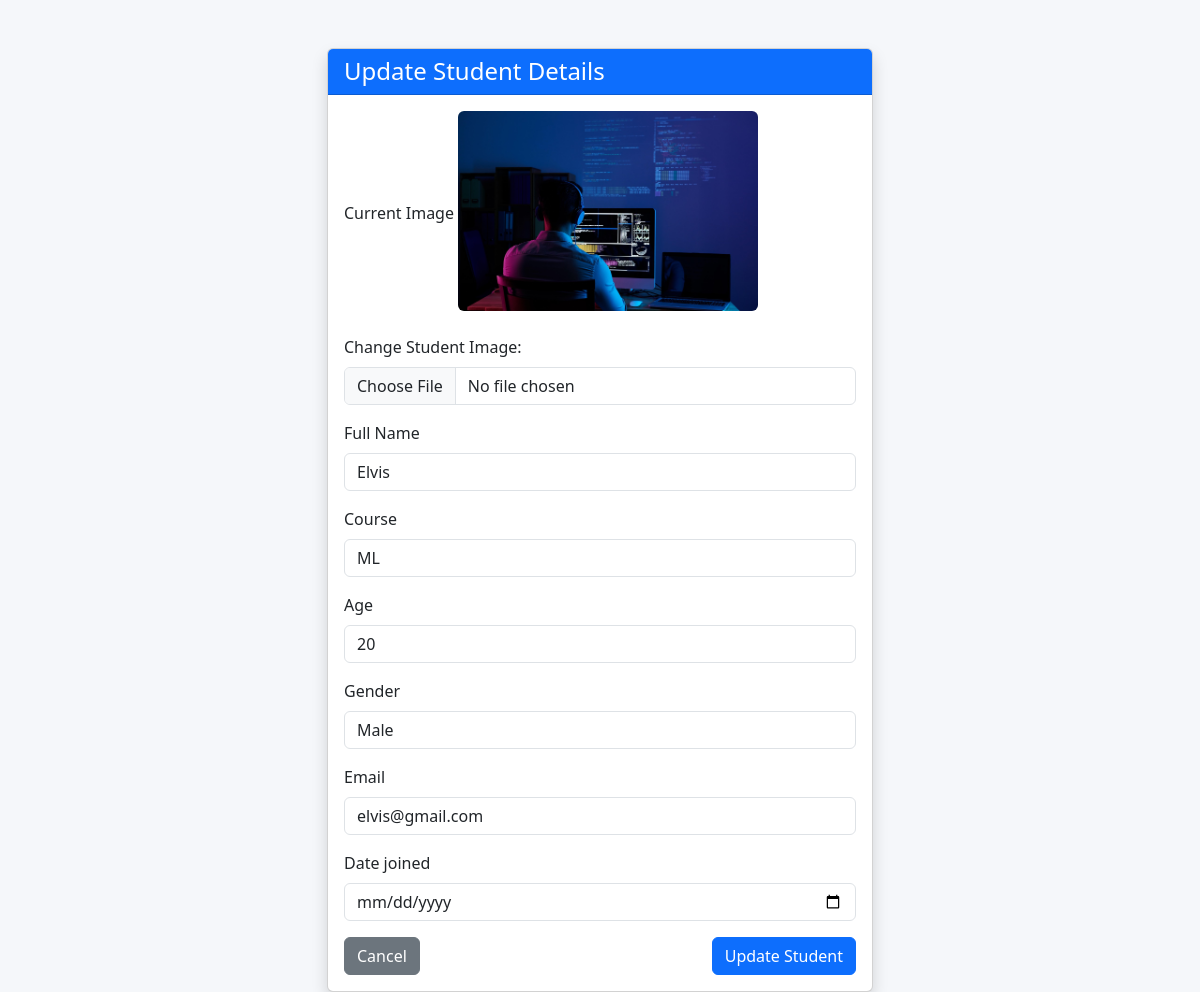
/updatestudent/26/, run on the app's committed database.
### Dashboard/models.py (models this page shows, shortened)
class Student(models.Model):
    image = models.ImageField(upload_to='students/', null=True, blank=True)
    name = models.CharField(max_length=20)
    email = models.EmailField()
    date = models.DateField(null=True)
    name = models.CharField(max_length=20)
    course =models.CharField(max_length=30)
    age = models.IntegerField()
    gender = models.CharField(max_length=6,null=True)
    email = models.EmailField()
    date = models.DateField(null=True)

### Dashboard/views.py (the view, shortened to what this page needs)
# urls.py: path('updatestudent/<int:id>/',views.update_student, name='update_student'),
def update_student(request,id):
    student = get_object_or_404(Student, id=id)
    return render(request, 'update_student.html', {'student': student})

### Dashboard/templates/update_student.html (shortened to what this page needs)
{% load static %}
<!DOCTYPE html>
<html lang="en">
<head>
    <link href="https://cdn.jsdelivr.net/npm/bootstrap@5.3.0/dist/css/bootstrap.min.css" rel="stylesheet">
    <link rel="stylesheet" href="{% static 'css/main.css'%}">
</head>
<body>
<div class="container mt-5">
    <div class="row justify-content-center">
        <div class="col-md-6">
            <div class="card shadow">
                <div class="card-header bg-primary text-white">
                    <h4 class="mb-0">Update Student Details</h4>
                </div>
                <div class="card-body">
                    <form method="POST" enctype="multipart/form-data">
                        {% if student.image %}
                            <div class="mb-3">
                                <label class="form-label">Current Image</label>
                                <img src="{{ student.image.url }}" alt="" class="rounded mb-2" width="300">
                            </div>
                        {% endif %}
                        <div class="mb-3">
                           <label class="form-label">Change Student Image:</label>
                            <input type="file" name="image" class="form-control">
                        </div>
                        <div class="mb-3">
                            <label class="form-label">Full Name</label>
                            <input type="text" name="name" class="form-control" value="{{ student.name }}">
                        </div>
                        <div class="mb-3">
                            <label class="form-label">Course</label>
                            <input type="text" name="course" class="form-control" value="{{ student.course }}">
                        </div>
                        <div class="mb-3">
                            <label class="form-label">Age</label>
                            <input type="number" name="age" class="form-control" value="{{ student.age }}">
                        </div>
                        <div class="mb-3">
                            <label class="form-label">Gender</label>
                            <input type="text" name="gender" class="form-control" value="{{ student.gender }}">
                        </div>
                        <div class="mb-3">
                            <label class="form-label">Email</label>
                            <input type="email" name="email" class="form-control" value="{{ student.email }}">
                        </div>
                        <div class="mb-3">
                            <label class="form-label">Date joined</label>
                            <input type="date" name="date" class="form-control" value="{{ student.date }}">
                        </div>
                        <div class="d-flex justify-content-between">
                            <a href="{% url 'dashboard' %}" class="btn btn-secondary">Cancel</a>
                            <button type="submit" class="btn btn-primary">Update Student</button>
                        </div>
                    </form>
                </div>
            </div>
        </div>
    </div>
</div>
</body>
</html>

### static/css/main.css (style rules this page uses)
body { background-color: #f5f7fa; }

### data on the page
Student: image (picture), name "Elvis", course "ML", age "20", gender "Male", email "elvis@gmail.com"
